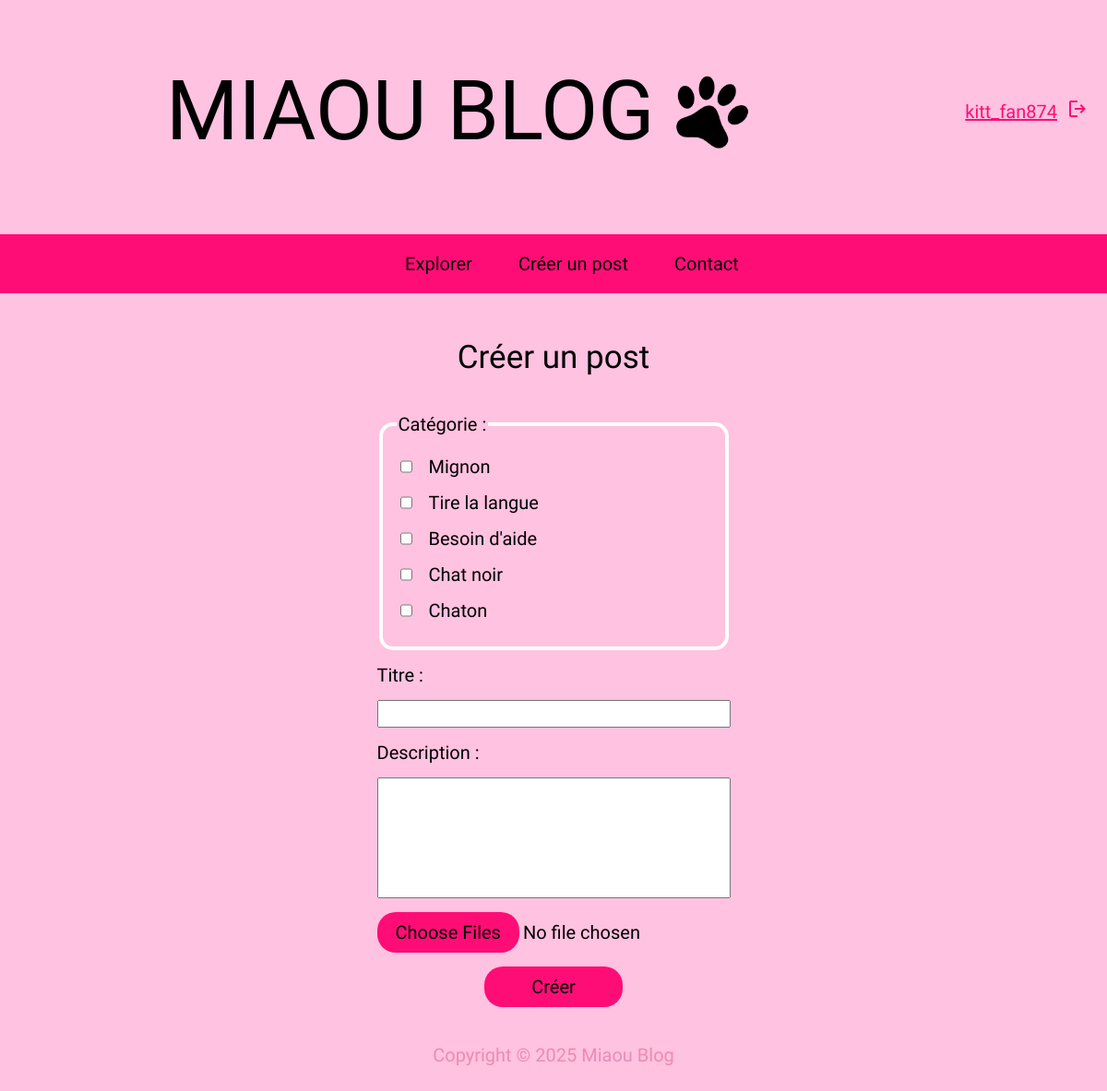
The page /creation_post.php (signed in) on the database its author committed.
### tables this page shows
CREATE TABLE IF NOT EXISTS `categorie` (
  `id_categorie` int NOT NULL AUTO_INCREMENT,
  `nom_categorie` varchar(25) NOT NULL,
  PRIMARY KEY (`id_categorie`)
);

### creation_post.php (the view, shortened to what this page needs)
<?php
    require_once("bd.php");
?>
<!DOCTYPE html>
<html lang="fr">
    <?php
        require_once("head.php");
    ?>
    <body id="authentification">
        <?php require_once("header.php") ?>
        <main>
            <h2>Créer un post</h2>
            <form action="" method="post" enctype="multipart/form-data">
                <fieldset id="choix-categorie">
                    <legend>Catégorie :</legend>
                    <?php
                    $sql = "SELECT id_categorie, nom_categorie FROM categorie";
                    $statement = $pdo->prepare($sql);
                    $statement->execute();
                    while ($row = $statement->fetch()) { ?>
                        <div>
                            <input type="checkbox" id="<?= $row["id_categorie"] ?>" name="categorie-post[]" value="<?= $row["id_categorie"] ?>" />
                            <label for="<?= $row["id_categorie"] ?>"><?= $row["nom_categorie"] ?></label>
                        </div>
                    <?php } ?>
                </fieldset>
                <label for="titre-post">Titre :</label>
                <input type="text" name="titre-post" value="<?= $_POST["titre-post"] ?? "" ?>" />
                <label for="description-post">Description :</label>
                <textarea type="text" id="description-post" name="description-post"><?= $_POST["description-post"] ?? "" ?></textarea>
                <input type="file" id="images" name="images[]" accept="image/png, image/jpeg" multiple/>
                <div id="form-end">
                    <button type="submit">Créer</button>
                </div>
            </form>
        </main>
        <?php require_once("footer.php") ?>
    </body>
</html>

### style.css (style rules this page uses)
:root { --color1: #FFC2E0; --color2: #EC8BB2; --color3: black; --color4: #FF0D76; --font-family1: 'Lilita One'; }
* { font-family: var(--font-family1); font-weight: 200; font-size: 20px; }
body { background-color: var(--color1); margin-left: 0; margin-right: 0; }
button, .custom-file-label, .button, .post-categorie, #admin_categories section a, input[type="file"]::file-selector-button { font-family: var(--font-family1); padding: 10px 20px; background-color: var(--color4); color: var(--color3); text-decoration: none; border: none; border-radius: 20px; text-align: center; }
input[type=checkbox] { accent-color: var(--color4); }
h2 { font-size: 35px; }
fieldset { display: flex; flex-direction: column; gap: 15px; border: solid 4px white; border-radius: 15px; padding-bottom: 27px; }
fieldset div { display: flex; gap: 15px; }
fieldset legend { margin-bottom: 15px; }
main { display: flex; flex-direction: column; justify-content: center; align-items: center; gap: 20px; }
body#authentification form { display: flex; flex-direction: column; justify-content: center; align-items: center; gap: 20px; }
body#authentification form { border-radius: 15px; align-items: stretch; gap: 15px; padding: 20px; }
body#authentification form button { align-self: center; }
body#authentification h2 { margin-bottom: 0; }
textarea { height: 125px; resize: none; }
#form-end { display: flex; justify-content: center; align-items: center; gap: 30px; }
#form-end button { width: 150px; }

### rows shown on the page
categorie: nom_categorie "Mignon"
categorie: nom_categorie "Tire la langue"
categorie: nom_categorie "Besoin d'aide"
categorie: nom_categorie "Chat noir"
categorie: nom_categorie "Chaton"

### other values the page prints
$_SESSION["pseudo"] "kitt_fan874"
